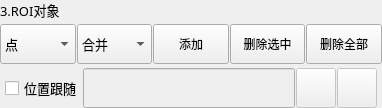
              <widget class="QWidget" name="tab_5">
               <attribute name="title">
                <string>被测区域</string>
               </attribute>
               <layout class="QGridLayout" name="gridLayout_5">
                <property name="leftMargin">
                 <number>0</number>
                </property>
                <property name="topMargin">
                 <number>0</number>
                </property>
                <property name="rightMargin">
                 <number>0</number>
                </property>
                <property name="bottomMargin">
                 <number>0</number>
                </property>
                <property name="spacing">
                 <number>0</number>
                </property>
                <item row="0" column="0">
                 <widget class="QWidget" name="groupC4_2" native="true">
                  <property name="minimumSize">
                   <size>
                    <width>0</width>
                    <height>100</height>
                   </size>
                  </property>
                  <property name="font">
                   <font>
                    <family>微软雅黑</family>
                    <pointsize>10</pointsize>
                   </font>
                  </property>
                  <layout class="QVBoxLayout" name="verticalLayout_7">
                   <property name="spacing">
                    <number>4</number>
                   </property>
                   <property name="leftMargin">
                    <number>0</number>
                   </property>
                   <property name="topMargin">
                    <number>0</number>
                   </property>
                   <property name="rightMargin">
                    <number>0</number>
                   </property>
                   <property name="bottomMargin">
                    <number>0</number>
                   </property>
                   <item>
                    <widget class="QLabel" name="label_6">
                     <property name="text">
                      <string>3.ROI对象</string>
                     </property>
                    </widget>
                   </item>
                   <item>
                    <layout class="QHBoxLayout" name="horizontalLayout_14" stretch="1,1,1,1,1">
                     <property name="spacing">
                      <number>1</number>
                     </property>
                     <property name="leftMargin">
                      <number>0</number>
                     </property>
                     <property name="rightMargin">
                      <number>0</number>
                     </property>
                     <item>
                      <widget class="QComboBox" name="comboROI1Shape">
                       <property name="minimumSize">
                        <size>
                         <width>40</width>
                         <height>40</height>
                        </size>
                       </property>
                       <property name="font">
                        <font>
                         <family>微软雅黑</family>
                         <pointsize>10</pointsize>
                        </font>
                       </property>
                       <property name="focusPolicy">
                        <enum>Qt::WheelFocus</enum>
                       </property>
                       <property name="currentIndex">
                        <number>0</number>
                       </property>
                       <item>
                        <property name="text">
                         <string>点</string>
                        </property>
                       </item>
                       <item>
                        <property name="text">
                         <string>园</string>
                        </property>
                       </item>
                       <item>
                        <property name="text">
                         <string>椭圆</string>
                        </property>
                       </item>
                       <item>
                        <property name="text">
                         <string>同心园</string>
                        </property>
                       </item>
                       <item>
                        <property name="text">
                         <string>矩形</string>
                        </property>
                       </item>
                       <item>
                        <property name="text">
                         <string>旋转矩形</string>
                        </property>
                       </item>
                       <item>
                        <property name="text">
                         <string>多边形</string>
                        </property>
                       </item>
                      </widget>
                     </item>
                     <item>
                      <widget class="QComboBox" name="comboxROI1Type">
                       <property name="minimumSize">
                        <size>
                         <width>40</width>
                         <height>40</height>
                        </size>
                       </property>
                       <property name="font">
                        <font>
                         <family>微软雅黑</family>
                         <pointsize>10</pointsize>
                        </font>
                       </property>
                       <property name="currentIndex">
                        <number>0</number>
                       </property>
                       <item>
                        <property name="text">
                         <string>合并</string>
                        </property>
                       </item>
                       <item>
                        <property name="text">
                         <string>差集</string>
                        </property>
                       </item>
                      </widget>
                     </item>
                     <item>
                      <widget class="QPushButton" name="btnAddROI1">
                       <property name="sizePolicy">
                        <sizepolicy hsizetype="Preferred" vsizetype="Fixed">
                         <horstretch>0</horstretch>
                         <verstretch>0</verstretch>
                        </sizepolicy>
                       </property>
                       <property name="minimumSize">
                        <size>
                         <width>40</width>
                         <height>40</height>
                        </size>
                       </property>
                       <property name="font">
                        <font>
                         <family>微软雅黑</family>
                         <pointsize>9</pointsize>
                        </font>
                       </property>
                       <property name="text">
                        <string>添加</string>
                       </property>
                      </widget>
                     </item>
                     <item>
                      <widget class="QPushButton" name="btnDeleteROI1Select">
                       <property name="sizePolicy">
                        <sizepolicy hsizetype="Preferred" vsizetype="Fixed">
                         <horstretch>0</horstretch>
                         <verstretch>0</verstretch>
                        </sizepolicy>
                       </property>
                       <property name="minimumSize">
                        <size>
                         <width>40</width>
                         <height>40</height>
                        </size>
                       </property>
                       <property name="font">
                        <font>
                         <family>微软雅黑</family>
                         <pointsize>9</pointsize>
                        </font>
                       </property>
                       <property name="text">
                        <string>删除选中</string>
                       </property>
                      </widget>
                     </item>
                     <item>
                      <widget class="QPushButton" name="btnDeleteROI1All">
                       <property name="sizePolicy">
                        <sizepolicy hsizetype="Preferred" vsizetype="Fixed">
                         <horstretch>0</horstretch>
                         <verstretch>0</verstretch>
                        </sizepolicy>
                       </property>
                       <property name="minimumSize">
                        <size>
                         <width>40</width>
                         <height>40</height>
                        </size>
                       </property>
                       <property name="font">
                        <font>
                         <family>微软雅黑</family>
                         <pointsize>9</pointsize>
                        </font>
                       </property>
                       <property name="text">
                        <string>删除全部</string>
                       </property>
                      </widget>
                     </item>
                    </layout>
                   </item>
                   <item>
                    <layout class="QHBoxLayout" name="horizontalLayout_15" stretch="0,1,0,0">
                     <property name="spacing">
                      <number>1</number>
                     </property>
                     <property name="leftMargin">
                      <number>5</number>
                     </property>
                     <property name="rightMargin">
                      <number>5</number>
                     </property>
                     <item>
                      <widget class="QCheckBox" name="check1UseFollow">
                       <property name="sizePolicy">
                        <sizepolicy hsizetype="Preferred" vsizetype="Fixed">
                         <horstretch>0</horstretch>
                         <verstretch>0</verstretch>
                        </sizepolicy>
                       </property>
                       <property name="minimumSize">
                        <size>
                         <width>0</width>
                         <height>40</height>
                        </size>
                       </property>
                       <property name="font">
                        <font>
                         <family>微软雅黑</family>
                         <pointsize>10</pointsize>
                        </font>
                       </property>
                       <property name="text">
                        <string>位置跟随</string>
                       </property>
                       <property name="iconSize">
                        <size>
                         <width>22</width>
                         <height>22</height>
                        </size>
                       </property>
                       <property name="checked">
                        <bool>false</bool>
                       </property>
                      </widget>
                     </item>
                     <item>
                      <widget class="QLineEdit" name="txtLink1Follow">
                       <property name="enabled">
                        <bool>false</bool>
                       </property>
                       <property name="sizePolicy">
                        <sizepolicy hsizetype="Preferred" vsizetype="Fixed">
                         <horstretch>0</horstretch>
                         <verstretch>0</verstretch>
                        </sizepolicy>
                       </property>
                       <property name="minimumSize">
                        <size>
                         <width>0</width>
                         <height>40</height>
                        </size>
                       </property>
                       <property name="font">
                        <font>
                         <family>微软雅黑</family>
                         <pointsize>10</pointsize>
                        </font>
                       </property>
                       <property name="toolTip">
                        <string>匹配基准中心</string>
                       </property>
                       <property name="alignment">
                        <set>Qt::AlignCenter</set>
                       </property>
                       <property name="readOnly">
                        <bool>false</bool>
                       </property>
                      </widget>
                     </item>
                     <item>
                      <widget class="QPushButton" name="btnLink1Content">
                       <property name="enabled">
                        <bool>false</bool>
                       </property>
                       <property name="sizePolicy">
                        <sizepolicy hsizetype="Preferred" vsizetype="Fixed">
                         <horstretch>0</horstretch>
                         <verstretch>0</verstretch>
                        </sizepolicy>
                       </property>
                       <property name="minimumSize">
                        <size>
                         <width>40</width>
                         <height>40</height>
                        </size>
                       </property>
                       <property name="toolTip">
                        <string>链接位置跟随</string>
                       </property>
                       <property name="text">
                        <string/>
                       </property>
                       <property name="icon">
                        <iconset resource="../../../QApplication/saribbonresouce.qrc">
                         <normaloff>:/image/icon/images/link.png</normaloff>:/image/icon/images/link.png</iconset>
                       </property>
                       <property name="iconSize">
                        <size>
                         <width>27</width>
                         <height>27</height>
                        </size>
                       </property>
                      </widget>
                     </item>
                     <item>
                      <widget class="QPushButton" name="btnDelLink1Content">
                       <property name="enabled">
                        <bool>false</bool>
                       </property>
                       <property name="sizePolicy">
                        <sizepolicy hsizetype="Preferred" vsizetype="Fixed">
                         <horstretch>0</horstretch>
                         <verstretch>0</verstretch>
                        </sizepolicy>
                       </property>
                       <property name="minimumSize">
                        <size>
                         <width>40</width>
                         <height>40</height>
                        </size>
                       </property>
                       <property name="toolTip">
                        <string>删除位置跟随链接</string>
                       </property>
                       <property name="text">
                        <string/>
                       </property>
                       <property name="icon">
                        <iconset resource="../../../QApplication/saribbonresouce.qrc">
                         <normaloff>:/image/icon/images/close.png</normaloff>:/image/icon/images/close.png</iconset>
                       </property>
                       <property name="iconSize">
                        <size>
                         <width>27</width>
                         <height>27</height>
                        </size>
                       </property>
                      </widget>
                     </item>
                    </layout>
                   </item>
                  </layout>
                 </widget>
                </item>
               </layout>
              </widget>
